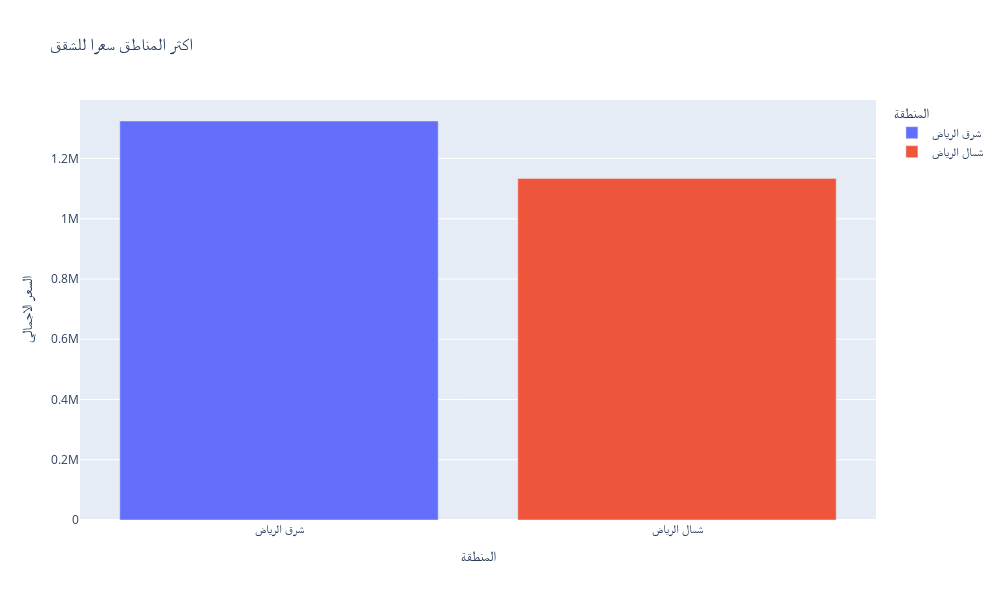

The code cell stored with this chart in its notebook:
### Code cell
df_filtered = df[df["المنطقة"] != "غير معروف"]

average_price_by_region = df_filtered.groupby("المنطقة")["السعر الاجمالي"].mean().reset_index()

fig = px.bar(
    average_price_by_region,
    x='المنطقة',
    y='السعر الاجمالي',
    title="اكثر المناطق سعرا للشقق",
    color='المنطقة',
    width=1000,  
    height=600 
)

fig.show()

### Figure 1 — Plotly figure (JSON) as saved in the notebook; plotly's stock layout.template omitted (floating-point values rounded to 4 significant figures)
{"data": [{"alignmentgroup": "True", "hovertemplate": "المنطقة=%{x}<br>السعر الاجمالي=%{y}<extra></extra>", "legendgroup": "شرق الرياض", "marker": {"color": "#636efa", "pattern": {"shape": ""}}, "name": "شرق الرياض", "offsetgroup": "شرق الرياض", "orientation": "v", "showlegend": true, "textposition": "auto", "type": "bar", "x": ["شرق الرياض"], "xaxis": "x", "y": [1325000.0], "yaxis": "y"}, {"alignmentgroup": "True", "hovertemplate": "المنطقة=%{x}<br>السعر الاجمالي=%{y}<extra></extra>", "legendgroup": "شمال الرياض", "marker": {"color": "#EF553B", "pattern": {"shape": ""}}, "name": "شمال الرياض", "offsetgroup": "شمال الرياض", "orientation": "v", "showlegend": true, "textposition": "auto", "type": "bar", "x": ["شمال الرياض"], "xaxis": "x", "y": [1134000.0], "yaxis": "y"}], "layout": {"barmode": "relative", "height": 600, "legend": {"title": {"text": "المنطقة"}, "tracegroupgap": 0}, "title": {"text": "اكثر المناطق سعرا للشقق"}, "width": 1000, "xaxis": {"anchor": "y", "autorange": true, "categoryarray": ["شرق الرياض", "شمال الرياض"], "categoryorder": "array", "domain": [0, 1], "range": [-0.5, 1.5], "title": {"text": "المنطقة"}, "type": "category"}, "yaxis": {"anchor": "x", "autorange": true, "domain": [0, 1], "range": [0, 1394000.0], "title": {"text": "السعر الاجمالي"}, "type": "linear"}}}
